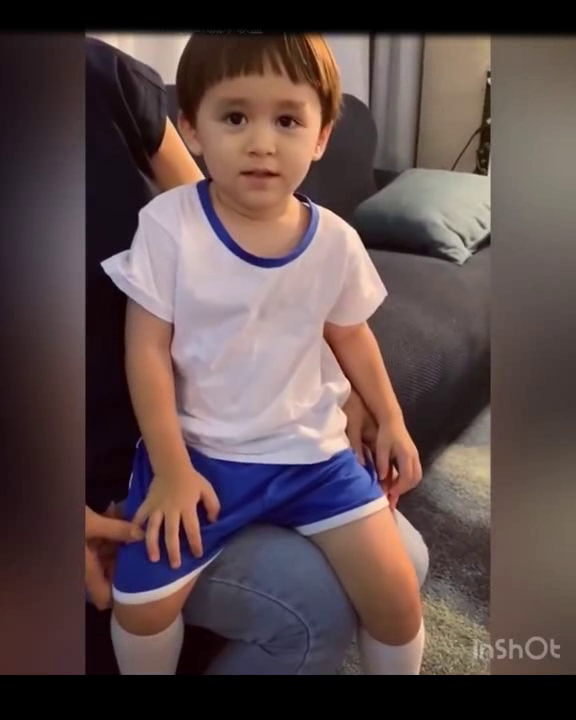
#> input picture frame 47 of ben.avi, 576 x 720 px
$ jupyter execute chap161.ipynb
#> lines starting #> are read from the running program, lines starting #| are printed output that depends on the picture; after the words box and inside, x2 and y2 are one past the last pixel; in counts of white or black regions, pixels touching at a corner belong together
# 1.6.1 Meanshift and Camshift
## Meanshift in OpenCV

[cell 1]
import numpy as np
import cv2

[cell 2]
cap = cv2.VideoCapture('ben.avi')
ret,frame = cap.read()
#> frame is the input picture: shape (720, 576, 3); mean B, G, R 76.2, 76.5, 94.2
r,h,c,w = 250,90,400,125
track_window = (c,r,w,h)

roi = frame[r:r+h, c:c+w]
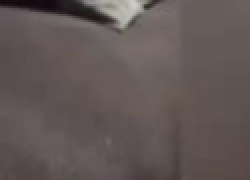
#> roi: shape (90, 125, 3) (shown 2 times larger); mean B, G, R 85, 86.8, 98
hsv_roi = cv2.cvtColor(frame, cv2.COLOR_BGR2HSV)
#> hsv_roi: shape (720, 576, 3); mean H, S, V 66.4, 74.7, 97.8
mask = cv2.inRange(hsv_roi, np.array((0., 60.,32.)), np.array((180.,255.,255.)))
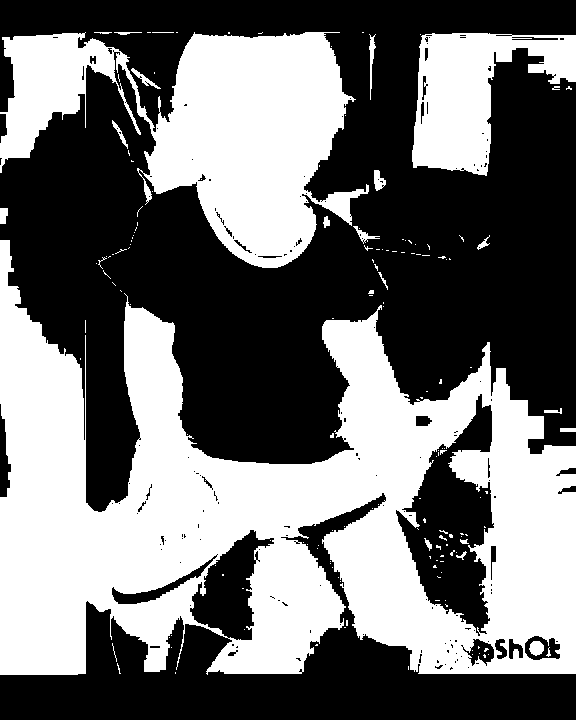
#> mask: shape (720, 576); 44.6% white; 159 white regions (134 under 20 px), largest, box (x1, y1, x2, y2) and area: (0, 240, 576, 675) 127672, (0, 32, 369, 268) 42703, (412, 33, 576, 176) 12470
roi_hist = cv2.calcHist([hsv_roi],[0],mask,[180],[0,180])
#> roi_hist = 180 values, max 14822 at index 8, min 0 at index 26, mean 1027.8
cv2.normalize(roi_hist,roi_hist,0,255,cv2.NORM_MINMAX)
term_crit = ( cv2.TERM_CRITERIA_EPS | cv2.TERM_CRITERIA_COUNT, 10, 1 )

while(1):
    ret ,frame = cap.read()

    if ret == True:
        hsv = cv2.cvtColor(frame, cv2.COLOR_BGR2HSV)
#> hsv: shape (720, 576, 3); mean H, S, V 66.1, 74.6, 97.7
        dst = cv2.calcBackProject([hsv],[0],roi_hist,[0,180],1)
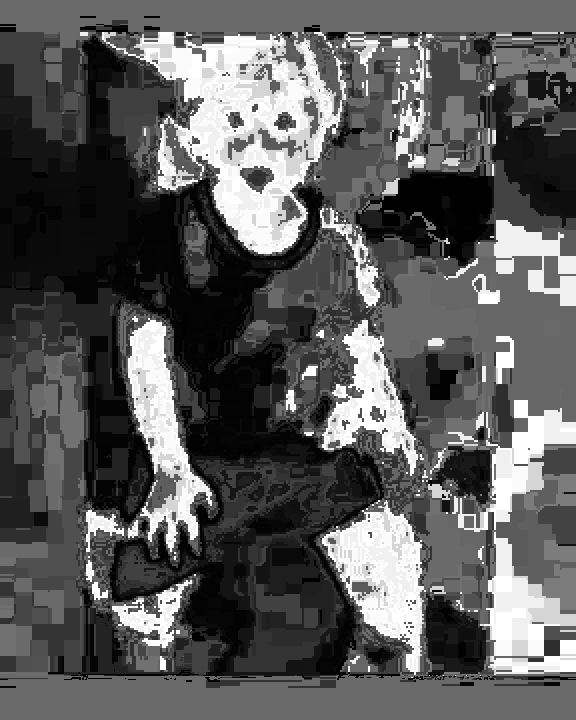
#> dst: shape (720, 576); min 0, max 255, mean 90.6
        ret, track_window = cv2.meanShift(dst, track_window, term_crit)
#> ret = 10; track_window = (451, 232, 125, 90)
        x,y,w,h = track_window
#> x = 451; y = 232; w = 125; h = 90
        img2 = cv2.rectangle(frame, (x,y), (x+w,y+h), 255,2)
        cv2.imshow('img2',img2)

        k = cv2.waitKey(60) & 0xff
#> (key Esc is pressed here)
        if k == 27:
            break
        else:
            cv2.imwrite(chr(k)+".jpg",img2)

    else:
        break

cv2.destroyAllWindows()
cap.release()

## Camshift in OpenCV

[cell 3]
cap = cv2.VideoCapture('ben.avi')
ret,frame = cap.read()
r,h,c,w = 250,90,400,125
track_window = (c,r,w,h)

roi = frame[r:r+h, c:c+w]
hsv_roi = cv2.cvtColor(frame, cv2.COLOR_BGR2HSV)
mask = cv2.inRange(hsv_roi, np.array((0., 60.,32.)), np.array((180.,255.,255.)))
roi_hist = cv2.calcHist([hsv_roi],[0],mask,[180],[0,180])
cv2.normalize(roi_hist,roi_hist,0,255,cv2.NORM_MINMAX)
term_crit = ( cv2.TERM_CRITERIA_EPS | cv2.TERM_CRITERIA_COUNT, 10, 1 )

while(1):
    ret ,frame = cap.read()

    if ret == True:
        hsv = cv2.cvtColor(frame, cv2.COLOR_BGR2HSV)
        dst = cv2.calcBackProject([hsv],[0],roi_hist,[0,180],1)

        ret, track_window = cv2.CamShift(dst, track_window, term_crit)
#> ret = ((516, 277), (113.6, 147.9), 72.68); track_window = (456, 222, 120, 110)

        pts = cv2.boxPoints(ret)
#> pts = [[428.5, 244.8], [569.7, 200.8], [603.5, 309.2], [462.3, 353.2]]
        pts = np.int0(pts)
#> pts = [[428, 244], [569, 200], [603, 309], [462, 353]]
        img2 = cv2.polylines(frame,[pts],True, 255,2)
        cv2.imshow('img2',img2)
        k = cv2.waitKey(60) & 0xff
#> (key Esc is pressed here)
        if k == 27:
            break
        else:
            cv2.imwrite(chr(k)+".jpg",img2)

    else:
        break
cv2.destroyAllWindows()
cap.release()

$ run again, starting later in the video
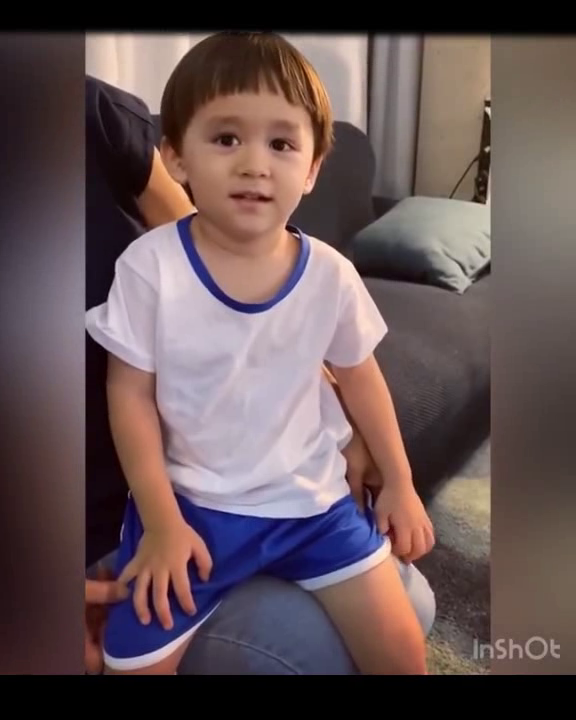
#> input picture frame 214 of ben.avi, 576 x 720 px
#> frame is the input picture: shape (720, 576, 3); mean B, G, R 86.2, 84.8, 103
#> hsv_roi: shape (720, 576, 3); mean H, S, V 68.5, 71.2, 107.3
#> `mask = cv2.inRange(hsv_roi, np.array((0., 60.,32.)), np.array((180.,25..`:
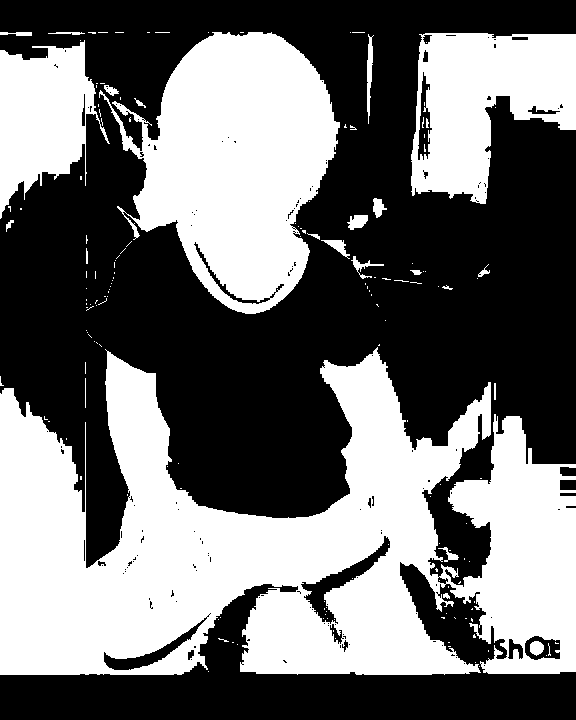
#> mask: shape (720, 576); 44.4% white; 165 white regions (140 under 20 px), largest, box (x1, y1, x2, y2) and area: (0, 347, 576, 675) 112064, (99, 32, 340, 314) 39906, (411, 33, 576, 204) 18099
#> roi_hist = 180 values, max 18062 at index 8, min 0 at index 22, mean 1021.9
#> hsv: shape (720, 576, 3); mean H, S, V 68.7, 71.4, 107.3
#> `dst = cv2.calcBackProject([hsv],[0],roi_hist,[0,180],1)`:
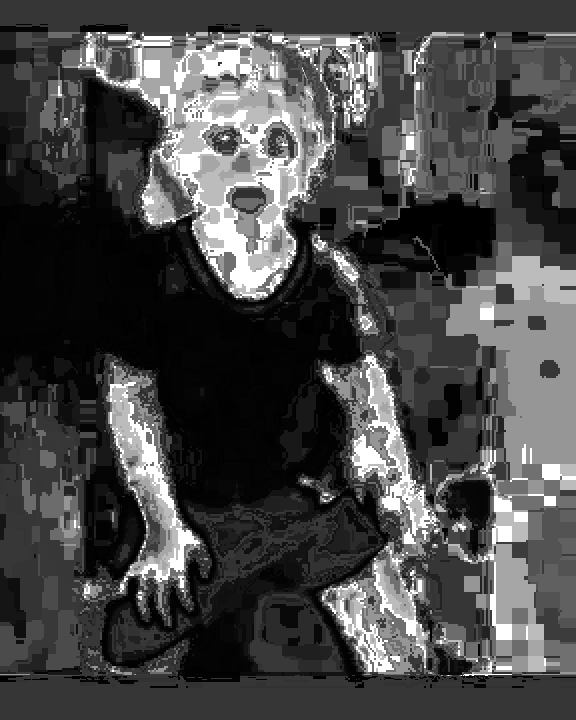
#> dst: shape (720, 576); min 0, max 255, mean 71.3
#> `ret, track_window = cv2.meanShift(dst, track_window, term_crit)`: ret = 5; track_window = (451, 261, 125, 90)
#> x = 451; y = 261; w = 125; h = 90
#> `ret, track_window = cv2.CamShift(dst, track_window, term_crit)`: ret = ((517, 308), (115.2, 143.8), 81.45); track_window = (458, 250, 118, 116)
#> `pts = cv2.boxPoints(ret)`: pts = [[437.3, 261.7], [579.6, 240.3], [596.7, 354.3], [454.4, 375.7]]
#> `pts = np.int0(pts)`: pts = [[437, 261], [579, 240], [596, 354], [454, 375]]

$ run again, starting later in the video
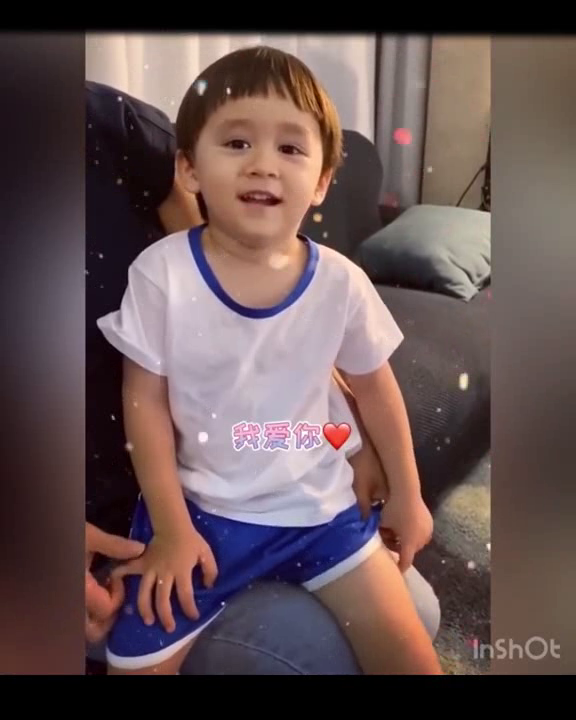
#> input picture frame 381 of ben.avi, 576 x 720 px
#> frame is the input picture: shape (720, 576, 3); mean B, G, R 82.5, 82.4, 101.6
#> hsv_roi: shape (720, 576, 3); mean H, S, V 64.4, 74.1, 105
#> `mask = cv2.inRange(hsv_roi, np.array((0., 60.,32.)), np.array((180.,25..`:
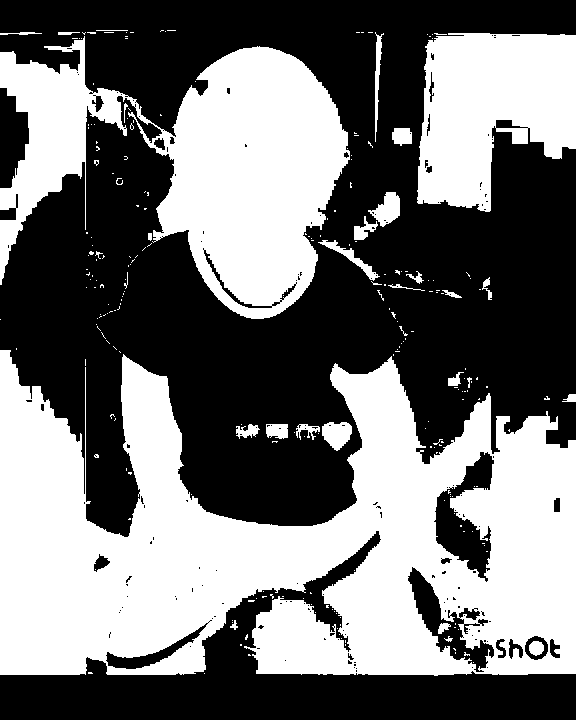
#> mask: shape (720, 576); 45.8% white; 248 white regions (216 under 20 px), largest, box (x1, y1, x2, y2) and area: (0, 350, 576, 676) 116298, (0, 36, 350, 319) 47664, (417, 33, 576, 212) 20742
#> roi_hist = 180 values, max 19465 at index 8, min 0 at index 24, mean 1055.1
#> hsv: shape (720, 576, 3); mean H, S, V 64.2, 74.2, 105.2
#> `dst = cv2.calcBackProject([hsv],[0],roi_hist,[0,180],1)`:
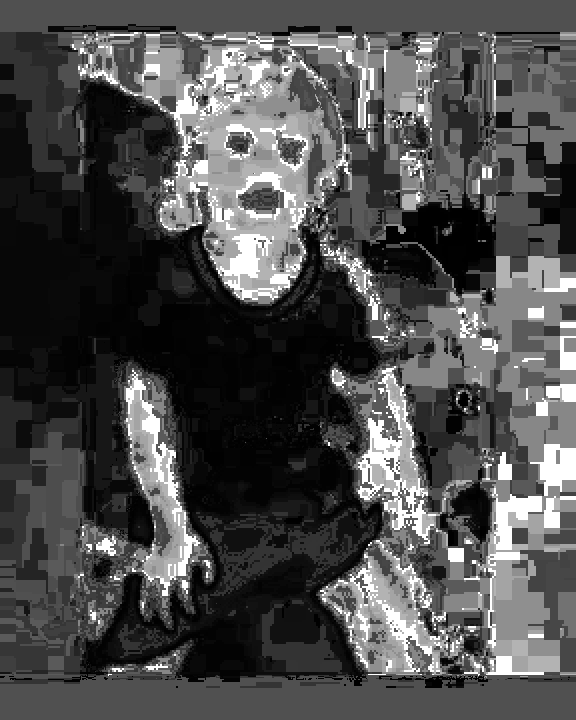
#> dst: shape (720, 576); min 0, max 255, mean 76.9
#> `ret, track_window = cv2.meanShift(dst, track_window, term_crit)`: ret = 9; track_window = (451, 272, 125, 90)
#> x = 451; y = 272; w = 125; h = 90
#> `ret, track_window = cv2.CamShift(dst, track_window, term_crit)`: ret = ((514, 319.5), (120.8, 155.5), 75.05); track_window = (452, 260, 124, 119)
#> `pts = cv2.boxPoints(ret)`: pts = [[423.3, 281.2], [573.5, 241.1], [604.7, 357.8], [454.5, 397.9]]
#> `pts = np.int0(pts)`: pts = [[423, 281], [573, 241], [604, 357], [454, 397]]
